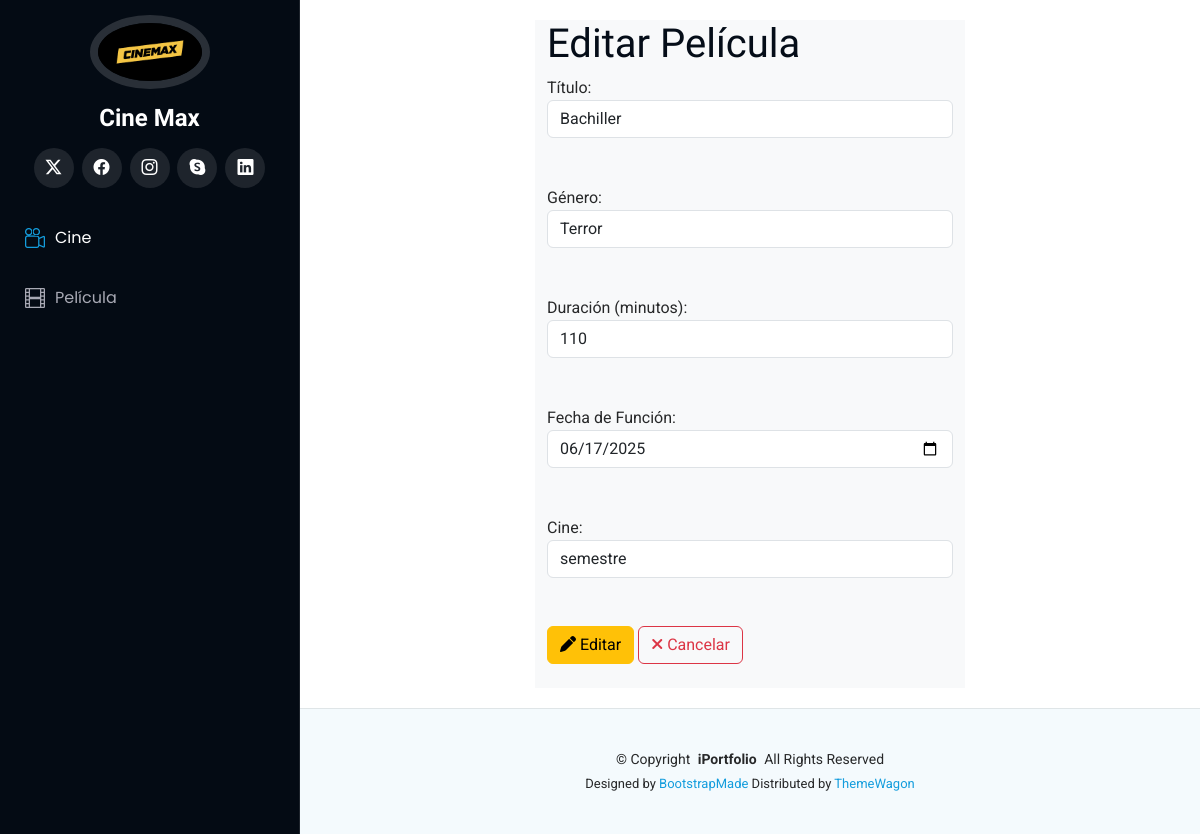
The app's page /editarPelicula/4 with its own data.
### Aplicaciones/Funcion/models.py (models this page shows)
class Pelicula(models.Model):
    titulo = models.CharField(max_length=150)
    genero = models.CharField(max_length=50)
    duracion = models.PositiveIntegerField(help_text="Duración en minutos")
    fecha_funcion = models.DateField()
    cine = models.ForeignKey(Cine, on_delete=models.CASCADE, related_name='peliculas')
    logo = models.FileField(upload_to='peli_logo', null=True, blank=True)
    archivo = models.FileField(upload_to='peli_archivos', null=True, blank=True)

class Cine(models.Model):
    nombre = models.CharField(max_length=100)
    direccion = models.CharField(max_length=200)
    ciudad = models.CharField(max_length=100)
    capacidad_total = models.PositiveIntegerField()
    numero_salas = models.PositiveIntegerField()
    logo = models.FileField(upload_to='cine_logo', null=True, blank=True)

### Aplicaciones/Funcion/views.py (the view)
# urls.py: path('editarPelicula/<id>', views.editar_pelicula),
def editar_pelicula(request, id):
    pelicula = Pelicula.objects.get(id=id)
    cines = Cine.objects.all()
    return render(request, "editar_pelicula.html", {"pelicula": pelicula, "cines": cines})

### Aplicaciones/Funcion/templates/editar_pelicula.html (shortened to what this page needs)
{% extends './plantilla.html' %}
{% block contenido %}
<div class="row">
    <div class="col-md-3"></div>
    <div class="col-md-6 bg-light">
        <h1>Editar Película</h1>
        <form action="/actualizarPelicula" method="post" enctype="multipart/form-data" id="frm_editar_pelicula">
            <label for="">Título:</label><br>
            <input class="form-control" type="text" name="titulo" id="titulo" value="{{ pelicula.titulo }}"> <br><br>
            <label for="">Género:</label><br>
            <input class="form-control" type="text" name="genero" id="genero" value="{{ pelicula.genero }}"> <br><br>
            <label for="">Duración (minutos):</label><br>
            <input class="form-control" type="number" name="duracion" id="duracion" value="{{ pelicula.duracion }}"> <br><br>
            <label for="">Fecha de Función:</label><br>
            <input class="form-control" type="date" name="fecha_funcion" id="fecha_funcion"
                min="2025-06-05" max="2030-10-10" value="{{ pelicula.fecha_funcion|date:'Y-m-d' }}"> <br><br>
            <label for="">Cine:</label><br>
            <select class="form-control" name="cine" id="cine">
                {% for cine in cines %}
                    <option value="{{ cine.id }}" {% if cine.id == pelicula.cine.id %}selected{% endif %}>
                        {{ cine.nombre }}
                    </option>
                {% endfor %}
            </select> <br><br>
            <button class="btn btn-warning" type="submit">
                <i class="fa fa-pen"></i> Editar
            </button>
            <a class="btn btn-outline-danger" href="/peliculas">
                <i class="fa fa-times"></i> Cancelar
            </a>
        </form>
        <br>
    </div>
    <div class="col-md-3"></div>
</div>
{% endblock %}

### Pelicula/static/assets/css/main.css (style rules this page uses)
:root { --default-font: "Roboto", system-ui, -apple-system, "Segoe UI", Roboto, "Helvetica Neue", Arial, "Noto Sans", "Liberation Sans", sans-serif, "Apple Color Emoji", "Segoe UI Emoji", "Segoe UI Symbol", "Noto Color Emoji"; --heading-font: "Raleway", sans-serif; --nav-font: "Poppins", sans-serif; }
:root { --background-color: #ffffff; --default-color: #272829; --heading-color: #050d18; --accent-color: #149ddd; --surface-color: #ffffff; --contrast-color: #ffffff; }
:root { --nav-color: #a8a9b4; --nav-hover-color: #ffffff; --nav-mobile-background-color: #040b14; --nav-dropdown-background-color: #040b14; --nav-dropdown-color: #a8a9b4; --nav-dropdown-hover-color: #ffffff; }
:root { scroll-behavior: smooth; }
body { color: var(--default-color); background-color: var(--background-color); font-family: var(--default-font); }
a { color: var(--accent-color); text-decoration: none; transition: 0.3s; }
h1, h2, h3, h4, h5, h6 { color: var(--heading-color); font-family: var(--heading-font); }

### records on screen
Pelicula: titulo "Bachiller", genero "Terror", duracion "110", fecha_funcion "06/17/2025", cine "semestre"
